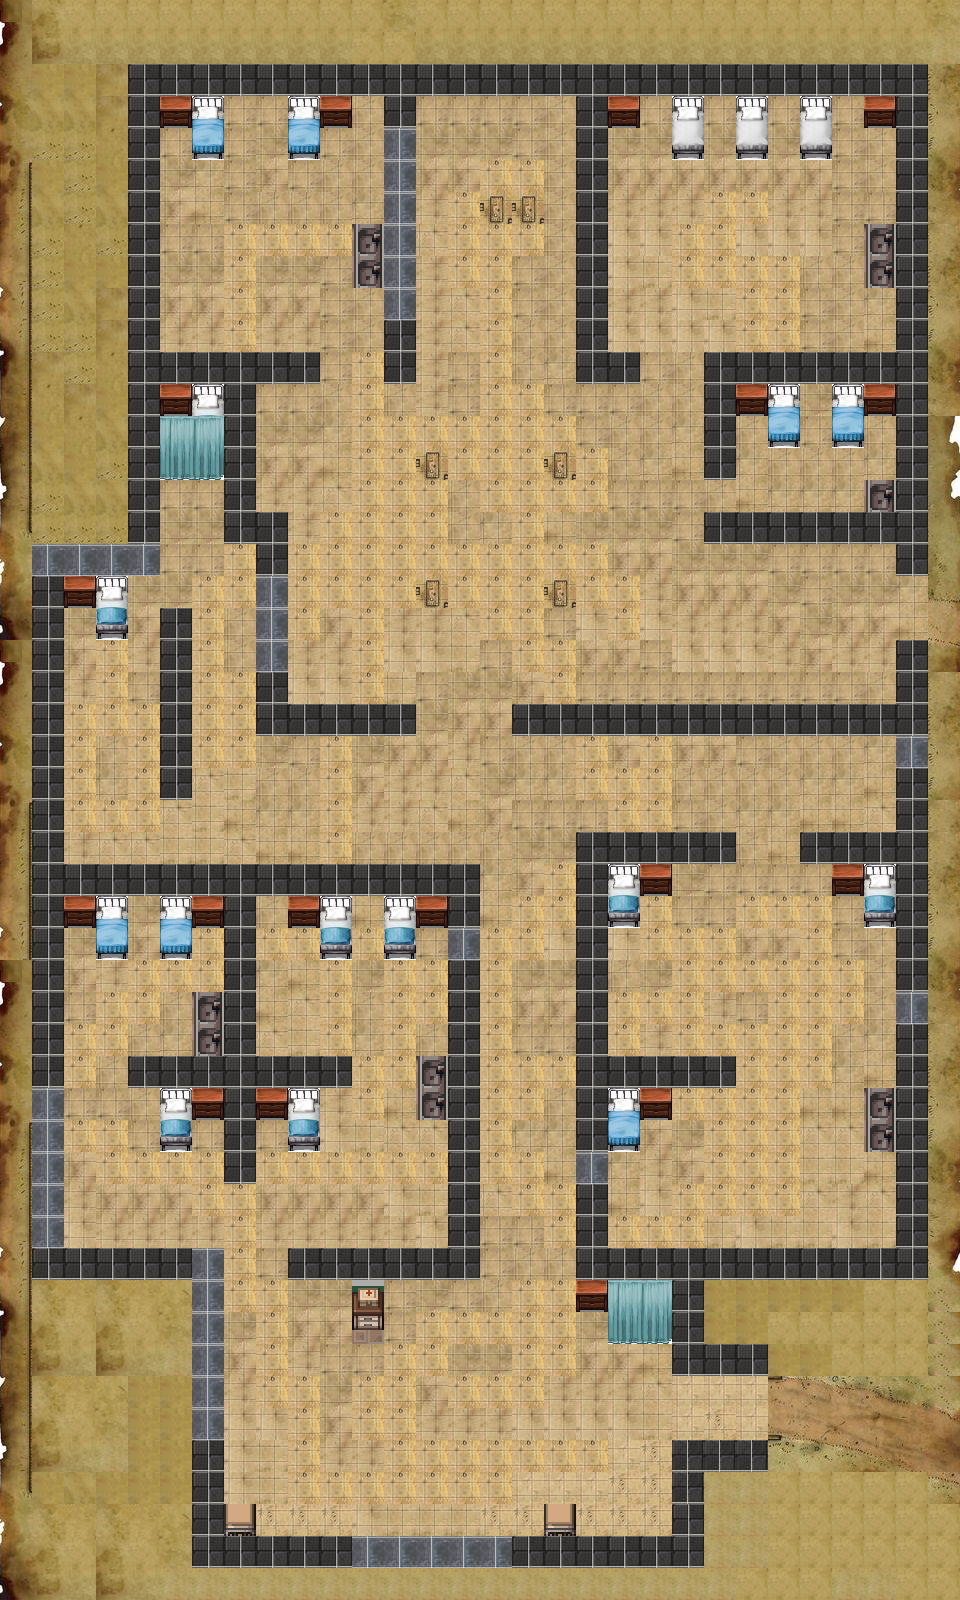

This is a level from a 2D game, rendered from its Tiled map with the project's own tilesets. A one-line summary and the map file follow, with tile-layer data summarised:
An orthogonal 30x50 tile map with 32x32 px tiles, 3 tile layers (Ground, Walls, Obejcts), 5 tilesets and 181 objects (56x Obstacle, 50x Subgoal, 41x Wall, 16x mobstatic, 8x mob, ...).

<map version="1.0" tiledversion="1.0.3" orientation="orthogonal" renderorder="right-down" width="30" height="50" tilewidth="32" tileheight="32" nextobjectid="228">
 <tileset firstgid="1" source="../img/Level 1/Base_level.tsx" />
 <tileset firstgid="341" source="../img/Level 1/Base_level.tsx" />
 <tileset firstgid="681" source="../img/Level 1/Walls.tsx" />
 <tileset firstgid="909" source="../img/Level 1/Hospital_Objects.tsx" />
 <tileset firstgid="1101" source="../img/Level 1/Hospital.tsx" />
 <layer name="Ground" width="30" height="50">
  <data>[1500 cells, 1500 non-empty, 81 distinct tile ids]</data>
 </layer>
 <layer name="Walls" width="30" height="50">
  <data>[1500 cells, 291 non-empty, 3 distinct tile ids]</data>
 </layer>
 <layer name="Obejcts" width="30" height="50">
  <data>[1500 cells, 82 non-empty, 17 distinct tile ids]</data>
 </layer>
 <objectgroup draworder="index" name="Obstacled">
  <object id="18" name="Wall" x="129" y="65" width="798" height="32" />
  <object id="19" name="Wall" x="129" y="95" width="33" height="477" />
  <object id="20" name="Wall" x="896" y="95" width="33" height="477" />
  <object id="21" name="Wall" x="894" y="638" width="33" height="640" />
  <object id="22" name="Wall" x="31" y="546" width="33" height="732" />
  <object id="23" name="Wall" x="447" y="866" width="33" height="414" />
  <object id="24" name="Wall" x="575" y="834" width="33" height="446" />
  <object id="25" name="Wall" x="192" y="1248" width="33" height="318" />
  <object id="26" name="Wall" x="576" y="97" width="33" height="284" />
  <object id="27" name="Wall" x="384" y="97" width="33" height="284" />
  <object id="28" name="Wall" x="255" y="511" width="33" height="225" />
  <object id="29" name="Wall" x="161" y="612.333" width="33" height="184.667" />
  <object id="30" name="Wall" x="224" y="383" width="33" height="158" />
  <object id="31" name="Wall" x="704" y="354" width="33" height="126" />
  <object id="32" name="Wall" x="738" y="353" width="157" height="30" />
  <object id="33" name="Wall" x="288" y="704" width="126" height="32" />
  <object id="34" name="Wall" x="513" y="705" width="381" height="28" />
  <object id="35" name="Wall" x="65" y="866" width="381" height="28" />
  <object id="36" name="Wall" x="609" y="1249" width="285" height="28" />
  <object id="37" name="Wall" x="163" y="352" width="157" height="30" />
  <object id="38" name="Wall" x="607" y="834" width="129" height="29" />
  <object id="39" name="Wall" x="801" y="832" width="93" height="29" />
  <object id="40" name="Wall" x="608" y="1058" width="128" height="29" />
  <object id="41" name="Wall" x="703" y="515" width="195" height="29" />
  <object id="42" name="Wall" x="128" y="1058" width="223" height="29" />
  <object id="43" name="Wall" x="285" y="1249" width="163" height="29" />
  <object id="44" name="Wall" x="65" y="1249" width="127" height="29" />
  <object id="45" name="Wall" x="673" y="1344" width="93" height="29" />
  <object id="46" name="Wall" x="226" y="1537" width="478" height="29" />
  <object id="47" name="Wall" x="673" y="1441" width="93" height="29" />
  <object id="48" name="Wall" x="66" y="546" width="63" height="29" />
  <object id="50" name="Wall" x="609" y="353" width="31" height="29" />
  <object id="51" name="Wall" x="673" y="1279" width="29" height="66" />
  <object id="52" name="Wall" x="670" y="1502" width="33" height="35" />
  <object id="53" name="Wall" x="224" y="895" width="33" height="164" />
  <object id="54" name="Wall" x="223" y="1086" width="33" height="97" />
  <object id="55" x="1" y="0" width="1" />
  <object id="58" name="Obstacle" x="608" y="97" width="32" height="32" />
  <object id="60" name="Obstacle" x="863" y="97" width="32" height="32" />
  <object id="61" name="Obstacle" x="737" y="382" width="32" height="32" />
  <object id="62" name="Obstacle" x="863" y="383" width="32" height="32" />
  <object id="63" name="Obstacle" x="162" y="383" width="32" height="32" />
  <object id="64" name="Obstacle" x="640" y="862" width="32" height="32" />
  <object id="65" name="Obstacle" x="832" y="863" width="32" height="32" />
  <object id="66" name="Obstacle" x="639" y="1088" width="32" height="32" />
  <object id="67" name="Obstacle" x="255" y="1088" width="32" height="32" />
  <object id="68" name="Obstacle" x="192" y="1088" width="32" height="32" />
  <object id="69" name="Obstacle" x="289" y="897" width="32" height="32" />
  <object id="70" name="Obstacle" x="414" y="896" width="32" height="32" />
  <object id="71" name="Obstacle" x="64" y="894" width="32" height="32" />
  <object id="72" name="Obstacle" x="191" y="895" width="32" height="32" />
  <object id="73" name="Obstacle" x="577" y="1279" width="32" height="32" />
  <object id="74" name="Obstacle" x="543" y="1504" width="32" height="32" />
  <object id="75" name="Obstacle" x="224" y="1503" width="32" height="32" />
  <object id="76" name="Obstacle" x="64" y="575" width="32" height="32" />
  <object id="77" name="Obstacle" x="161" y="97" width="32" height="32" />
  <object id="78" name="Obstacle" x="319" y="96" width="32" height="32" />
  <object id="79" name="Obstacle" x="192" y="96" width="32" height="63" />
  <object id="80" name="Obstacle" x="288" y="96" width="32" height="63" />
  <object id="81" name="Obstacle" x="673" y="97" width="32" height="63" />
  <object id="82" name="Obstacle" x="736" y="96" width="32" height="63" />
  <object id="83" name="Obstacle" x="801" y="94" width="32" height="63" />
  <object id="84" name="Obstacle" x="864" y="223" width="32" height="63" />
  <object id="85" name="Obstacle" x="352" y="224" width="32" height="63" />
  <object id="86" name="Obstacle" x="767" y="384" width="32" height="63" />
  <object id="87" name="Obstacle" x="831" y="382" width="32" height="63" />
  <object id="88" name="Obstacle" x="193" y="384" width="32" height="95" />
  <object id="90" name="Obstacle" x="163" y="416" width="32" height="63" />
  <object id="91" name="Obstacle" x="95" y="577" width="32.6667" height="63" />
  <object id="92" name="Obstacle" x="865" y="482" width="32" height="32" />
  <object id="93" name="Obstacle" x="420" y="453" width="23" height="23" />
  <object id="94" name="Obstacle" x="547" y="451" width="25" height="27" />
  <object id="95" name="Obstacle" x="420" y="580" width="25" height="26" />
  <object id="96" name="Obstacle" x="547" y="580" width="24" height="22" />
  <object id="97" name="Obstacle" x="518" y="201" width="19" height="18" />
  <object id="98" name="Obstacle" x="485" y="197" width="22" height="23" />
  <object id="99" name="Obstacle" x="96" y="894" width="32" height="63" />
  <object id="100" name="Obstacle" x="159" y="896" width="32" height="63" />
  <object id="101" name="Obstacle" x="320" y="894" width="32" height="63" />
  <object id="102" name="Obstacle" x="380" y="895" width="32" height="63" />
  <object id="103" name="Obstacle" x="288" y="1087" width="32" height="63" />
  <object id="104" name="Obstacle" x="159" y="1087" width="32" height="63" />
  <object id="105" name="Obstacle" x="159" y="1087" width="32" height="63" />
  <object id="106" name="Obstacle" x="417" y="1058" width="32" height="63" />
  <object id="107" name="Obstacle" x="607" y="862" width="32" height="63" />
  <object id="108" name="Obstacle" x="862" y="863" width="32" height="63" />
  <object id="109" name="Obstacle" x="608" y="1088" width="32" height="63" />
  <object id="110" name="Obstacle" x="862" y="1090" width="32" height="63" />
  <object id="111" name="Obstacle" x="640" y="1278" width="32" height="63" />
  <object id="112" name="Obstacle" x="609" y="1279" width="32" height="63" />
  <object id="113" name="Obstacle" x="352" y="1280" width="32" height="49" />
  <object id="115" name="Wall" x="1" y="1" width="958" height="26" />
  </objectgroup>
 <objectgroup name="SubGoal Graph">
  <!-- 50 objects omitted --></objectgroup>
</map>
<!-- 89 of 181 objects omitted -->
